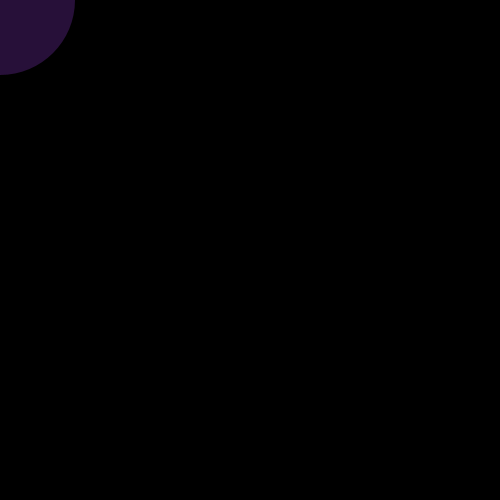
Frame 1 (no input)
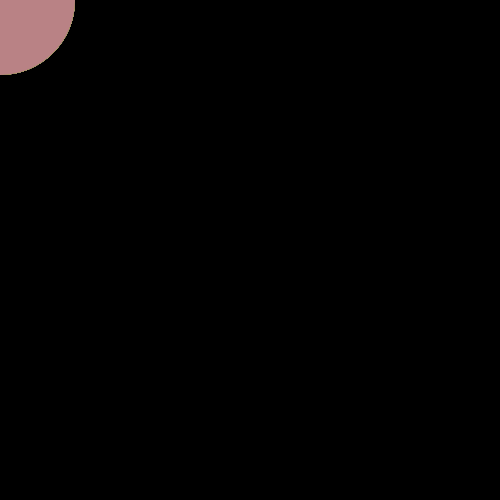
Frame 60 (the mouse pressed at the canvas centre just before this capture)
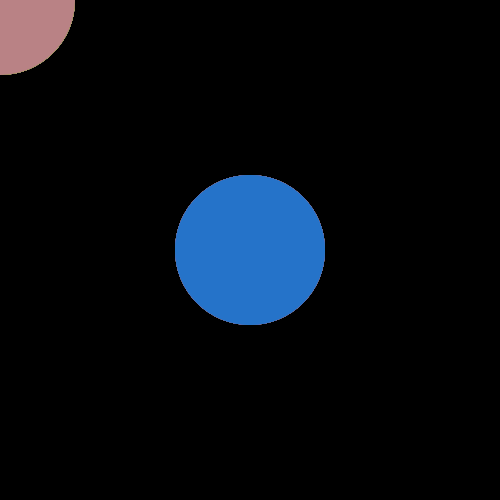
Frame 120 (the mouse held since frame 60 and released just before this capture)

The Processing sketch that drew these frames (run headless with seeded random() and noise(); from frame 60 on, the mouse is pressed at the canvas centre):

// Processing sketch: processing_12645
// ── processing_12645.pde

  void setup(){
  size(500,500);
  frameRate (25);
  background(0);
  smooth();
}
void draw(){
  noStroke();
  fill(random(255),random(255),random(255),random(255));
  ellipseMode(CENTER);
  ellipse(mouseX,mouseY,(150),(150));
}
void keyPressed() {
  background(0);
}
